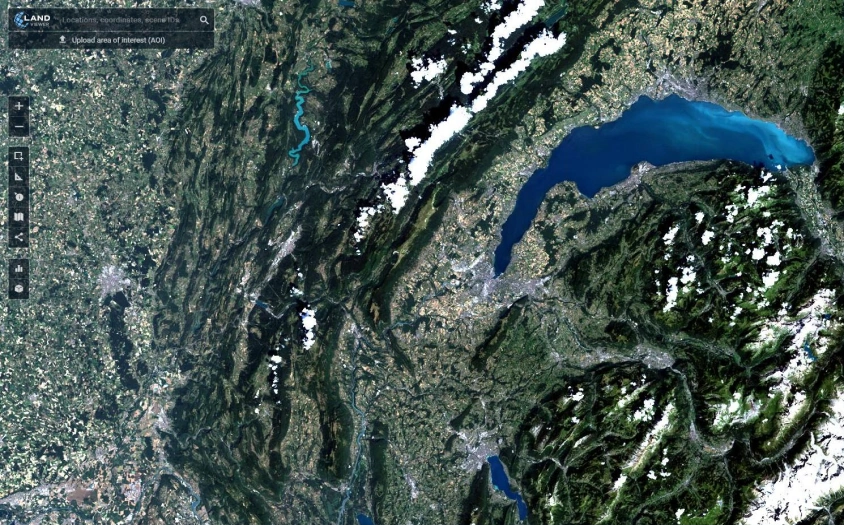
#> input picture Maqolalar/MULTISPEKTRAL-MASOFADAN-ZONDLASH-TASVIRLARIDA-SIFAT-BAHOLASH-METRIKALARI:AMALIY-QIYOSIY-TAHLIL/image.png, 844 x 525 px
$ python mmm.py
#> lines starting #> are read from the running program, lines starting #| are printed output that depends on the picture; long printed decimals are rounded
import cv2
import numpy as np
import matplotlib.pyplot as plt

# ==========================================
# PARAMETRLAR
# ==========================================
image_path = "image.png"      # <-- PNG rasmingiz
target_mse = 500                 # Maqsad MSE

# ==========================================
# RASMNI O'QISH (RGB yoki grayscale bo'lishi mumkin)
# ==========================================
img = cv2.imread(image_path)
#> img is the input picture: shape (525, 844, 3); mean B, G, R 82.2, 85.9, 69.6

if img is None:
    raise FileNotFoundError(f"Rasm topilmadi: {image_path}")

# Rangli bo'lsa grayscale ga o'tkazish
if len(img.shape) == 3:
    img = cv2.cvtColor(img, cv2.COLOR_BGR2GRAY)
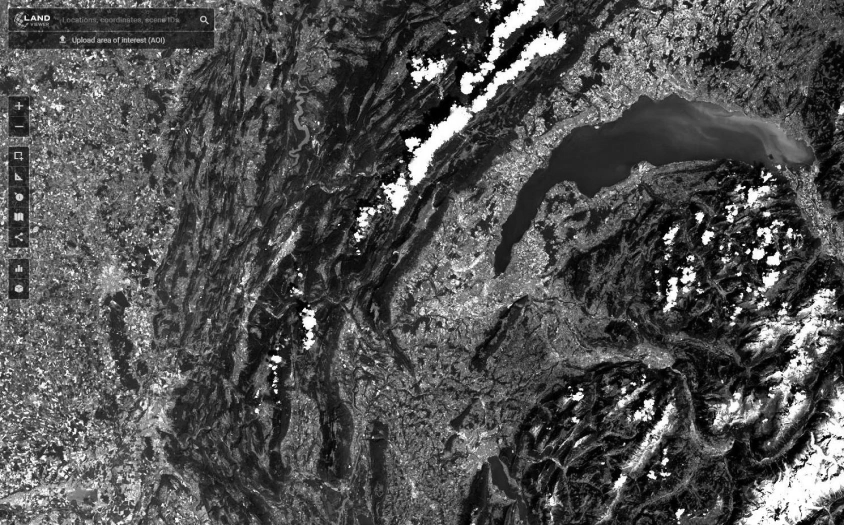
#> img: shape (525, 844); min 0, max 255, mean 80.6

img = img.astype(np.float32)

# ==========================================
# MSE
# ==========================================
def mse(a, b):
    return np.mean((a.astype(np.float32) - b.astype(np.float32)) ** 2)

# ==========================================
# Kvantlash
# ==========================================
def quantize(image, levels):
    step = 255 / (levels - 1)
    q = np.round(image / step) * step
    return np.clip(q, 0, 255)

# ==========================================
# Gaussian Blur
# ==========================================
def blur(image, sigma):
    return cv2.GaussianBlur(image, (0, 0), sigma)

# ==========================================
# Gaussian Noise
# ==========================================
def add_noise(image, sigma):
    noise = np.random.normal(0, sigma, image.shape)
    noisy = image + noise
    return np.clip(noisy, 0, 255)

# ==========================================
# Binary Search: Kvantlash
# ==========================================
def fit_quantization(target):

#> called with target = 500
    low = 2
    high = 256

    best = img.copy()

    for _ in range(25):

        levels = (low + high) // 2

        q = quantize(img, levels)

        e = mse(img, q)

        if abs(e - target) < abs(mse(img, best) - target):
            best = q

        if e > target:
            low = levels + 1
        else:
            high = levels - 1
#> this loop made 25 passes
#> (e, low) on passes 7 to 18: (1439.1, 4), (652.7, 5), (652.7, 5), (652.7, 5), (652.7, 5), (652.7, 5), (652.7, 5), (652.7, 5), (652.7, 5), (652.7, 5), (652.7, 5), (652.7, 5)
#> e on passes 1 to 6: 0.329, 1.32, 5.3, 21.36, 82.78, 364.8
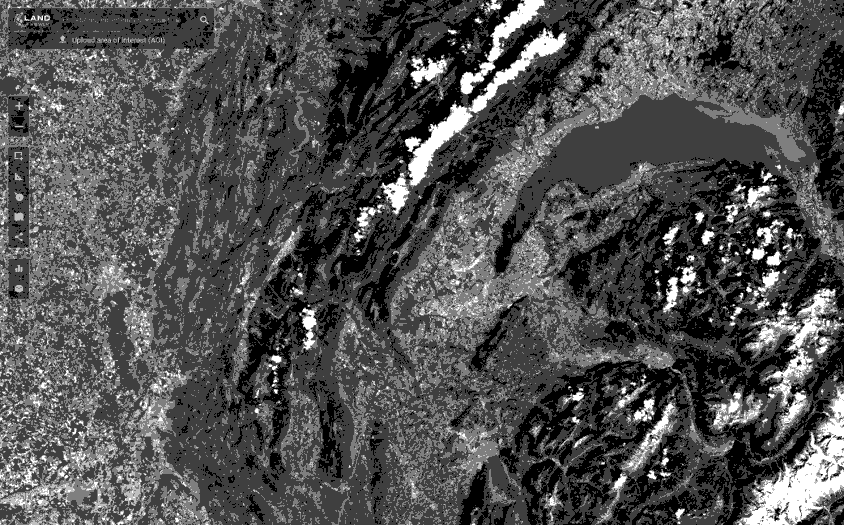
#> best: shape (525, 844) float32; min 0, max 255, mean 81.3

    return best

# ==========================================
# Binary Search: Blur
# ==========================================
def fit_blur(target):

#> called with target = 500
    low = 0.01
    high = 20

    best = img.copy()

    for _ in range(30):

        sigma = (low + high) / 2

        b = blur(img, sigma)

        e = mse(img, b)

        if abs(e - target) < abs(mse(img, best) - target):
            best = b

        if e < target:
            low = sigma
        else:
            high = sigma
#> this loop made 30 passes
#> (sigma, e, high) on passes 2, 3, 5, 6, 8, 9, 12, 13, 14, 15, 17, 18: (5.01, 1279.5, 5.01), (2.51, 824.4, 2.51), (1.88, 651.4, 1.88), (1.57, 546.8, 1.57), (1.49, 518.3, 1.49), (1.45, 503.6, 1.45), (1.45, 501.7, 1.45), (1.45, 500.8, 1.45), (1.45, 500.3, 1.45), (1.45, 500.1, 1.45), (1.45, 500.1, 1.45), (1.45, 500, 1.45)
#> (sigma, e, low) on passes 4, 7, 10, 11, 16, 27: (1.26, 425.8, 1.26), (1.42, 488.6, 1.42), (1.44, 496.2, 1.44), (1.44, 499.9, 1.44), (1.45, 500, 1.45), (1.45, 500, 1.45)
#> pass 1, in fit_blur, `b = blur(img, sigma)`:
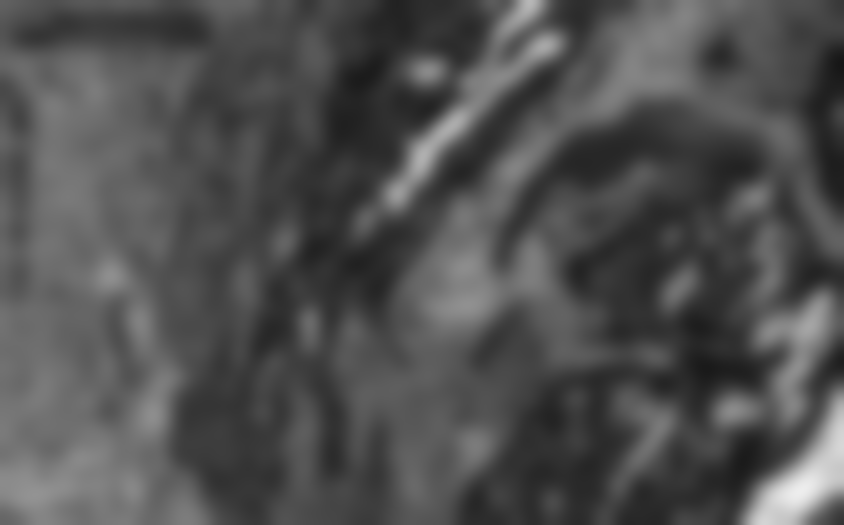
#> b: shape (525, 844) float32; min 22.63, max 237.6, mean 80.6
#> after the loop:
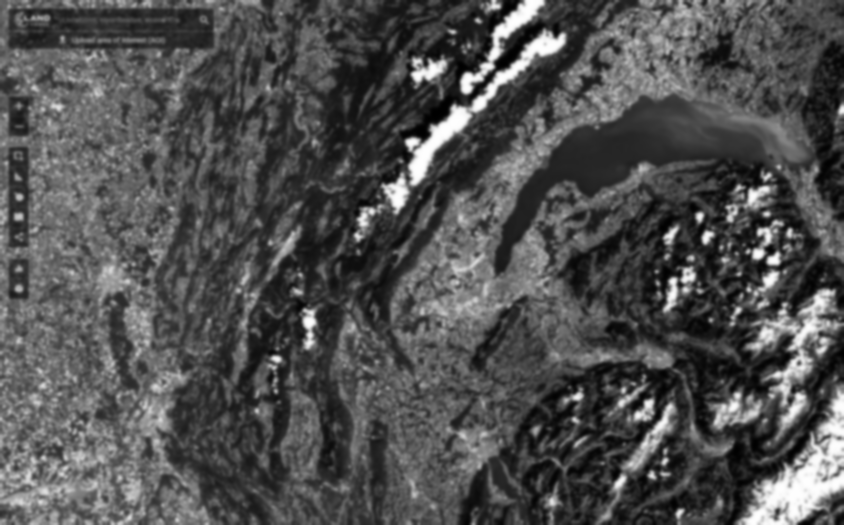
#> best: shape (525, 844) float32; min 0.351, max 254.9, mean 80.6

    return best

# ==========================================
# Binary Search: Noise
# ==========================================
def fit_noise(target):

#> called with target = 500
    low = 0
    high = 80

    best = img.copy()

    for _ in range(30):

        sigma = (low + high) / 2

        n = add_noise(img, sigma)

        e = mse(img, n)

        if abs(e - target) < abs(mse(img, best) - target):
            best = n

        if e < target:
            low = sigma
        else:
            high = sigma
#> this loop made 30 passes
#> (sigma, e, high) on passes 3, 4, 6, 8, 11, 13, 14, 15, 16, 18, 19, 20: (30, 795.6, 30), (25, 567.8, 25), (23.75, 515.4, 23.75), (23.44, 502.5, 23.44), (23.4, 503, 23.4), (23.39, 501.4, 23.39), (23.38, 500.5, 23.38), (23.38, 501.3, 23.38), (23.38, 502.6, 23.38), (23.38, 502, 23.38), (23.38, 500, 23.38), (23.38, 501, 23.38)
#> (sigma, e, low) on passes 2, 5, 7, 9, 10, 12: (20, 372.3, 20), (22.5, 467.1, 22.5), (23.12, 489, 23.12), (23.28, 496.2, 23.28), (23.36, 499.5, 23.36), (23.38, 499.5, 23.38)
#> pass 1, in add_noise, `noisy = image + noise`:
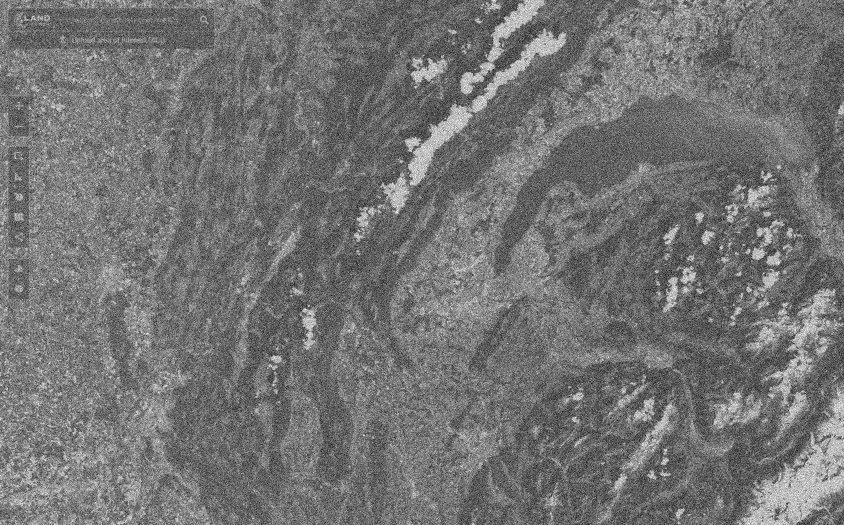
#> noisy: shape (525, 844) float64; min -186.1, max 400.7, mean 80.7; drawn with min black and max white
#> pass 1, in fit_noise, `n = add_noise(img, sigma)`:
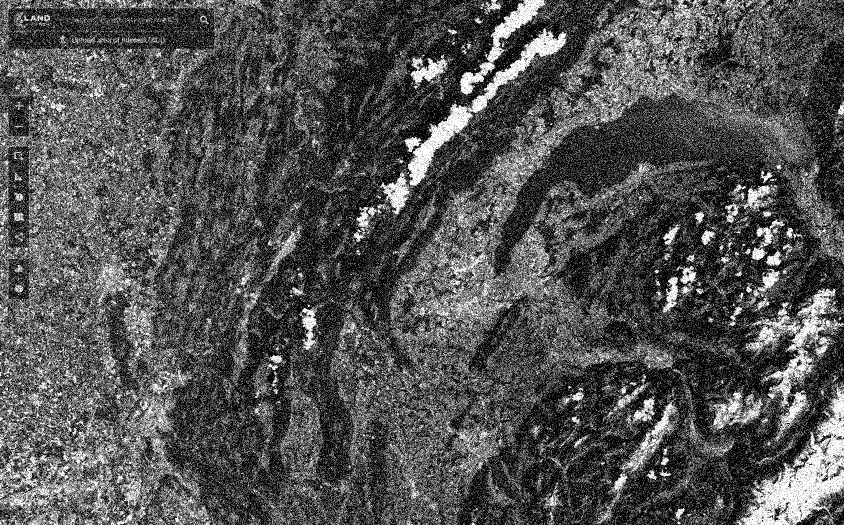
#> n: shape (525, 844) float64; min 0, max 255, mean 82.6
#> pass 2, in add_noise (call 2), `noisy = image + noise`:
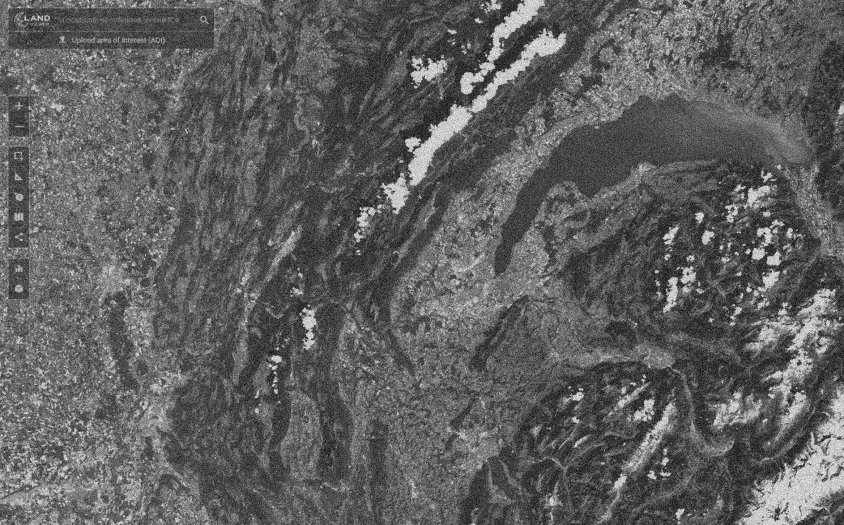
#> noisy: shape (525, 844) float64; min -74.25, max 336.5, mean 80.6; drawn with min black and max white

    return best

# ==========================================
# Buzilishlarni yaratish
# ==========================================
quant = fit_quantization(target_mse)
blurred = fit_blur(target_mse)
noise = fit_noise(target_mse)

print("Quantization MSE =", mse(img, quant))
#| Quantization MSE = 364.7869
print("Blur MSE         =", mse(img, blurred))
#| Blur MSE         = 500.000
print("Noise MSE        =", mse(img, noise))
#| Noise MSE        = 500.041

# ==========================================
# Plot
# ==========================================
fig, ax = plt.subplots(1, 4, figsize=(17,5))

ax[0].imshow(img, cmap="gray", vmin=0, vmax=255)
# ax[0].set_title("a) Etalon", fontsize=15)
ax[0].axis("off")

ax[1].imshow(quant, cmap="gray", vmin=0, vmax=255)
# ax[1].set_title(f"b) Kvantlash\nMSE = {mse(img, quant):.1f}", fontsize=14)
ax[1].axis("off")

ax[2].imshow(blurred, cmap="gray", vmin=0, vmax=255)
# ax[2].set_title(f"v) Xiralashish\nMSE = {mse(img, blurred):.1f}", fontsize=14)
ax[2].axis("off")

ax[3].imshow(noise, cmap="gray", vmin=0, vmax=255)
# ax[3].set_title(f"g) Shovqin\nMSE = {mse(img, noise):.1f}", fontsize=14)
ax[3].axis("off")

plt.tight_layout()
# plt.show()

import os

plt.tight_layout(rect=[0, 0, 1, 0.93])

# Kiruvchi rasm nomidan foydalanish
base_name = os.path.splitext(os.path.basename(image_path))[0]
output_path = f"{base_name}_mse_comparison.png"

plt.savefig(output_path, dpi=600, bbox_inches="tight", facecolor="white")

print(f"Rasm saqlandi: {output_path}")

plt.show()
